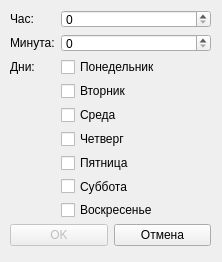
<?xml version="1.0" encoding="UTF-8"?>
<ui version="4.0">
 <class>Dialog</class>
 <widget class="QDialog" name="Dialog">
  <property name="geometry">
   <rect>
    <x>0</x>
    <y>0</y>
    <width>222</width>
    <height>262</height>
   </rect>
  </property>
  <property name="minimumSize">
   <size>
    <width>222</width>
    <height>262</height>
   </size>
  </property>
  <property name="maximumSize">
   <size>
    <width>222</width>
    <height>262</height>
   </size>
  </property>
  <property name="windowTitle">
   <string/>
  </property>
  <widget class="QWidget" name="formLayoutWidget">
   <property name="geometry">
    <rect>
     <x>10</x>
     <y>10</y>
     <width>201</width>
     <height>209</height>
    </rect>
   </property>
   <layout class="QFormLayout" name="formLayout">
    <item row="0" column="0">
     <widget class="QLabel" name="label">
      <property name="text">
       <string>Час:</string>
      </property>
     </widget>
    </item>
    <item row="0" column="1">
     <widget class="QSpinBox" name="hours_input">
      <property name="maximum">
       <number>23</number>
      </property>
     </widget>
    </item>
    <item row="1" column="0">
     <widget class="QLabel" name="label_2">
      <property name="text">
       <string>Минута:</string>
      </property>
     </widget>
    </item>
    <item row="1" column="1">
     <widget class="QSpinBox" name="minutes_input">
      <property name="maximum">
       <number>59</number>
      </property>
     </widget>
    </item>
    <item row="2" column="0">
     <widget class="QLabel" name="label_3">
      <property name="text">
       <string>Дни:</string>
      </property>
     </widget>
    </item>
    <item row="2" column="1">
     <widget class="QCheckBox" name="monday">
      <property name="text">
       <string>Понедельник</string>
      </property>
     </widget>
    </item>
    <item row="3" column="1">
     <widget class="QCheckBox" name="tuesday">
      <property name="text">
       <string>Вторник</string>
      </property>
     </widget>
    </item>
    <item row="4" column="1">
     <widget class="QCheckBox" name="wendesday">
      <property name="text">
       <string>Среда</string>
      </property>
     </widget>
    </item>
    <item row="5" column="1">
     <widget class="QCheckBox" name="thursday">
      <property name="text">
       <string>Четверг</string>
      </property>
     </widget>
    </item>
    <item row="6" column="1">
     <widget class="QCheckBox" name="friday">
      <property name="text">
       <string>Пятница</string>
      </property>
     </widget>
    </item>
    <item row="7" column="1">
     <widget class="QCheckBox" name="saturday">
      <property name="text">
       <string>Суббота</string>
      </property>
     </widget>
    </item>
    <item row="8" column="1">
     <widget class="QCheckBox" name="sunday">
      <property name="text">
       <string>Воскресенье</string>
      </property>
     </widget>
    </item>
   </layout>
  </widget>
  <widget class="QWidget" name="horizontalLayoutWidget">
   <property name="geometry">
    <rect>
     <x>10</x>
     <y>220</y>
     <width>201</width>
     <height>31</height>
    </rect>
   </property>
   <layout class="QHBoxLayout" name="horizontalLayout">
    <item>
     <widget class="QPushButton" name="ok_btn">
      <property name="enabled">
       <bool>false</bool>
      </property>
      <property name="text">
       <string>OK</string>
      </property>
     </widget>
    </item>
    <item>
     <widget class="QPushButton" name="cancel_btn">
      <property name="text">
       <string>Отмена</string>
      </property>
     </widget>
    </item>
   </layout>
  </widget>
 </widget>
 <resources/>
 <connections/>
</ui>
